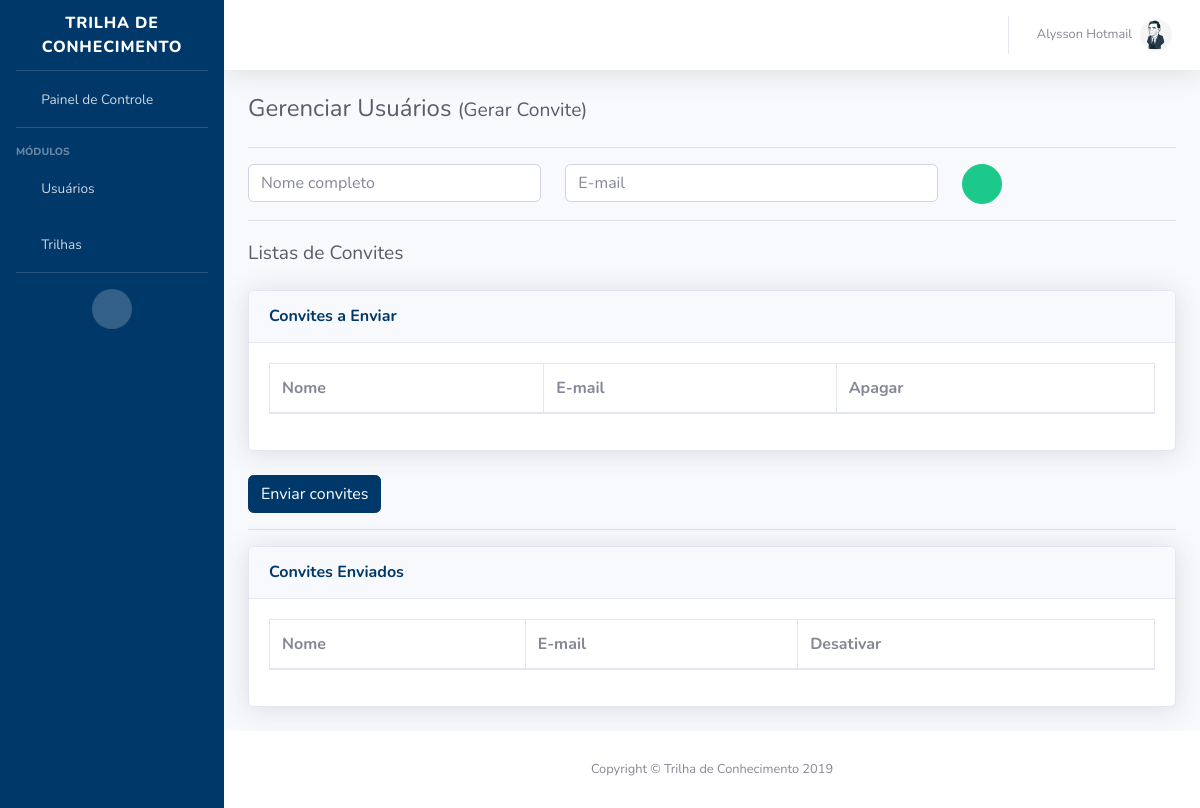
/trilhas/criar_convite/ (signed in), run on the app's committed database.
### appTrilhas/models.py (models this page shows, shortened)
class User(AbstractUser):
    matricula = models.CharField(max_length=10, unique=True)
    ativo = models.BooleanField(default=False)
    username = models.CharField(max_length=10, blank=True)
    email = models.EmailField(max_length=70, unique=True)
    name = models.CharField(max_length=130, blank=False, null=False)
    data_nascimento = models.DateField(null=True)
    genero = models.CharField(max_length=15, choices=(('F', 'Feminino'), ('M', 'Masculino'), ('O', 'Outros')))
    role = models.CharField(max_length=20,
                            choices=(('Administrador', 'Administrador'),
                                     ('Estudante', 'Estudante'),
                                     ('Moderador', 'Moderador')),
                            default='Estudante', null=False)
    imagem = ProcessedImageField(upload_to='usuarios', processors=[ResizeToFit(200, 200)], null=True, blank=True)
    cursoLink = models.ManyToManyField('LinkCurso', through='User_Link', related_name='users')
    trilhaProgresso = models.ManyToManyField('Trilha', through='Trilha_User', related_name='users')
    trilha = models.ManyToManyField(Trilha)
    USERNAME_FIELD = 'matricula'
    REQUIRED_FIELDS = ['username', 'email', 'name', 'role']

### appTrilhas/views.py (the view)
# urls.py: path('criar_convite/', criar_convite, name='admin_gerar_convite'),
@login_required()
@has_role_decorator(Administrador)
def criar_convite(request):
    args = {}
    convites = Convite.objects.all()
    form = ConviteForm(request.POST or None)
    storaged = messages.get_messages(request)
    if form.is_valid():
        form.save()
    return render(request, 'convite/admin-gerar-convite.html', {'form': form, 'convites': convites, 'messages': storaged})

### appTrilhas/forms.py (shortened to what this page needs)
class ConviteForm(ModelForm):
    class Meta:
        model = Convite
        fields = ['name', 'email']

### appTrilhas/models.py (called while the page is built)
    def generate_token():
        return uuid.uuid4()

### templates/convite/admin-gerar-convite.html (shortened to what this page needs)
{% extends "_base.html" %}
{% load crispy_forms_tags %}
{% block content %}
<div>
    <div class="container-fluid">
        <h1 class="h4 mb-4 text-gray-800">Gerenciar Usuários <small>(Gerar Convite)</small></h1>
        <hr>
        <form method="post">
            <div class="row">
                <div class="col-xs-12 col-sm-12 col-md-6 col-lg-4 col-xl-4 form-group">
                  <input type="text"
                         class="form-control"
                         placeholder="Nome completo"
                         name="{{ form.name.name }}"
                         required>
                </div>
                <div class="col-xs-12 col-sm-12 col-md-6 col-lg-5 col-xl-5 form-group">
                    <input type="email"
                           class="form-control"
                           placeholder="E-mail"
                           name="{{ form.email.name }}"
                           required>
                </div>
                <div class="col-xs-12 col-sm-12 col-md-6 col-lg-3 col-xl-3 form-group">
                    <button class="btn btn-success btn-circle" type="submit">
                          <span class="icon text-white-50">
                            <i class="fas fa-plus"></i>
                          </span>
                    </button>
                </div>
            </div>
            <hr class="mt-0">
        </form>
        <h1 class="h4 mb-4 text-gray-800"><small>Listas de Convites</small></h1>
        <div class="card shadow mb-4">
            <div class="card-header py-3">
              <h6 class="m-0 font-weight-bold text-std">Convites a Enviar</h6>
            </div>
            <div class="card-body">
                <div class="table-responsive">
                    <table class="table table-bordered" id="dataTable" width="100%" cellspacing="0">
                        <thead>
                            <tr>
                              <th>Nome</th>
                              <th>E-mail</th>
                                <th>Apagar</th>
                            </tr>
                          </thead>
                    </table>
                </div>
            </div>
        </div>
        <a href="{% url 'enviar_convite' %}">
            <input type="submit" name="enviar" class="btn btn-std" value="Enviar convites">
        </a>
        <hr>
        <div class="card shadow mb-4">
            <div class="card-header py-3">
              <h6 class="m-0 font-weight-bold text-std">Convites Enviados</h6>
            </div>
            <div class="card-body">
                <div class="table-responsive">
                    <table class="table table-bordered" id="dataTable" width="100%" cellspacing="0">
                        <thead>
                            <tr>
                              <th>Nome</th>
                              <th>E-mail</th>
                                <th>Desativar</th>
                            </tr>
                          </thead>
                    </table>
                </div>
            </div>
        </div>
    </div>
</div>
{% endblock %}

### templates/_base.html (shortened to what this page needs)
<!DOCTYPE html>
{% load static %}
<html lang="pt-br">
<head>
  <link href="{% static 'vendor/fontawesome-free/css/all.min.css' %}" rel="stylesheet" type="text/css">
  <link href="{% static 'css/sb-admin-2.css' %}" rel="stylesheet">
  <link rel="stylesheet" type="text/css" href="{% static 'css/estilo-dashboard-admin.css' %}">
  <link href="{% static 'vendor/datatables/dataTables.bootstrap4.min.css' %}" rel="stylesheet">
</head>
<body id="page-top">
  <div id="wrapper">
    <ul class="navbar-nav bg-gradient-primary sidebar sidebar-dark accordion" id="accordionSidebar">
      <a class="sidebar-brand d-flex align-items-center justify-content-center" href="{% url 'admin_painel' %}">
        <div class="sidebar-brand-text mx-3">Trilha de Conhecimento</div>
      </a>
      <hr class="sidebar-divider my-0">
      <li class="nav-item">
        <a class="nav-link" href="{% url 'admin_painel' %}">
          <i class="fas fa-fw fa-tachometer-alt"></i>
          <span>Painel de Controle</span></a>
      </li>
      <hr class="sidebar-divider">
      <div class="sidebar-heading">
        Módulos
      </div>
      <li class="nav-item">
        <a class="nav-link collapsed" href="#" data-toggle="collapse" data-target="#collapseTwo" aria-expanded="true" aria-controls="collapseTwo">
          <i class="fas fa-fw fa-user-friends"></i>
          {% if request.user.role == 'Administrador' %}
            <span>Gerenciar Usuários</span>
          {% else %}
            <span>Usuários</span>
          {% endif %}
        </a>
      </li>
      <li class="nav-item">
        <a class="nav-link collapsed" href="#" data-toggle="collapse" data-target="#collapseThree" aria-expanded="true" aria-controls="collapseThree">
          <i class="fas fa-fw fa-tree"></i>
          {% if request.user.role == 'Administrador' %}
            <span>Gerenciar Trilhas</span>
          {% else %}
            <span>Trilhas</span>
          {% endif %}
        </a>
      </li>
      <hr class="sidebar-divider d-none d-md-block">
      <div class="text-center d-none d-md-inline">
        <button class="rounded-circle border-0" id="sidebarToggle"></button>
      </div>
    </ul>
    <div id="content-wrapper" class="d-flex flex-column">
      <div id="content">
        <nav class="navbar navbar-expand navbar-light bg-white topbar mb-4 static-top shadow">
          <ul class="navbar-nav ml-auto">
            <li class="nav-item dropdown no-arrow">
              <a class="nav-link dropdown-toggle" href="#" id="userDropdown" role="button" data-toggle="dropdown" aria-haspopup="true" aria-expanded="false">
                <span class="mr-2 d-none d-lg-inline text-gray-600 small"> {{ request.user.name }} </span>
                {% if request.user.imagem %}
                  <img src="{{ request.user.imagem.url }}" class="img-profile rounded-circle" alt="imagem de perfil"/>
                {% else %}
                  <img src="{% static 'img/default_profile.png' %}" class="img-profile rounded-circle" alt="imagem de perfil"/>
                {% endif %}
              </a>
            </li>
          </ul>
        </nav>
          {% block content %} {% endblock %}
      <footer class="sticky-footer bg-white">
        <div class="container my-auto">
          <div class="copyright text-center my-auto">
            <span>Copyright &copy; Trilha de Conhecimento 2019</span>
          </div>
        </div>
      </footer>
    </div>
  </div>
</body>
</html>

### static/css/estilo-dashboard-admin.css (style rules this page uses)
.btn-std { color: #fff; background-color: #003869; border-color: #003869; }
.text-std { color: #003869; }

### data on the page
User: user.name "Alysson Hotmail", user.imagem (picture)
